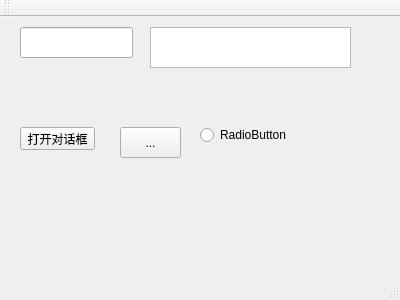
<?xml version="1.0" encoding="UTF-8"?>
<ui version="4.0">
 <class>MainWindow</class>
 <widget class="QMainWindow" name="MainWindow">
  <property name="geometry">
   <rect>
    <x>0</x>
    <y>0</y>
    <width>400</width>
    <height>300</height>
   </rect>
  </property>
  <property name="windowTitle">
   <string>MainWindow</string>
  </property>
  <widget class="QWidget" name="centralWidget">
   <widget class="QLineEdit" name="lineEdit">
    <property name="geometry">
     <rect>
      <x>-140</x>
      <y>210</y>
      <width>113</width>
      <height>20</height>
     </rect>
    </property>
   </widget>
   <widget class="QLineEdit" name="lineEdit_2">
    <property name="geometry">
     <rect>
      <x>20</x>
      <y>10</y>
      <width>113</width>
      <height>31</height>
     </rect>
    </property>
   </widget>
   <widget class="QTextEdit" name="textEdit">
    <property name="geometry">
     <rect>
      <x>150</x>
      <y>10</y>
      <width>201</width>
      <height>41</height>
     </rect>
    </property>
   </widget>
   <widget class="QPushButton" name="pushButton">
    <property name="geometry">
     <rect>
      <x>20</x>
      <y>110</y>
      <width>75</width>
      <height>23</height>
     </rect>
    </property>
    <property name="text">
     <string>打开对话框</string>
    </property>
   </widget>
   <widget class="QToolButton" name="toolButton">
    <property name="geometry">
     <rect>
      <x>120</x>
      <y>110</y>
      <width>61</width>
      <height>31</height>
     </rect>
    </property>
    <property name="text">
     <string>...</string>
    </property>
   </widget>
   <widget class="QRadioButton" name="radioButton">
    <property name="geometry">
     <rect>
      <x>200</x>
      <y>110</y>
      <width>89</width>
      <height>16</height>
     </rect>
    </property>
    <property name="text">
     <string>RadioButton</string>
    </property>
   </widget>
  </widget>
  <widget class="QMenuBar" name="menuBar">
   <property name="geometry">
    <rect>
     <x>0</x>
     <y>0</y>
     <width>400</width>
     <height>23</height>
    </rect>
   </property>
  </widget>
  <widget class="QToolBar" name="mainToolBar">
   <attribute name="toolBarArea">
    <enum>TopToolBarArea</enum>
   </attribute>
   <attribute name="toolBarBreak">
    <bool>false</bool>
   </attribute>
  </widget>
  <widget class="QStatusBar" name="statusBar"/>
 </widget>
 <layoutdefault spacing="6" margin="11"/>
 <resources/>
 <connections/>
</ui>
